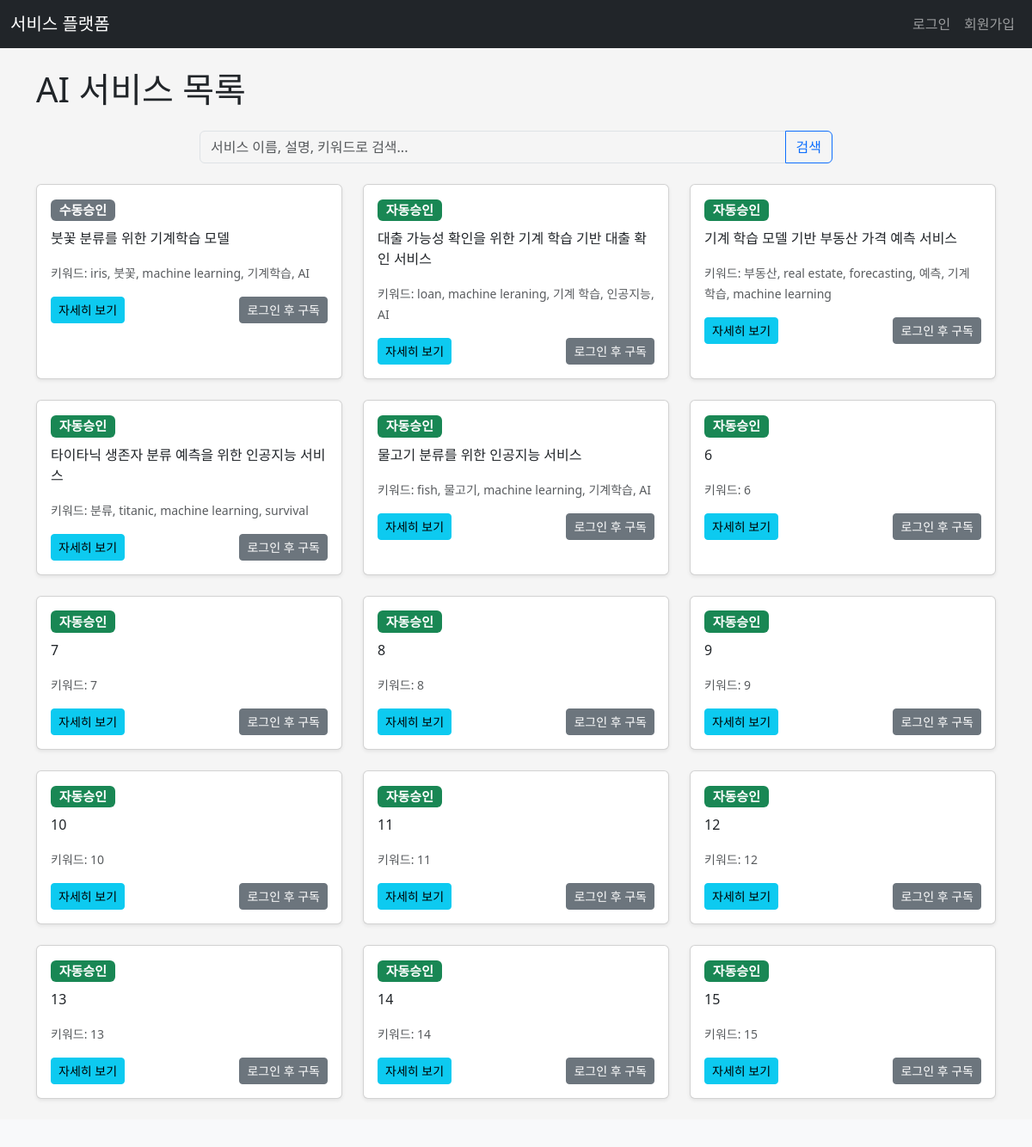
/services, run on the app's committed database.
### apps/dbmodels.py (models this page shows, shortened)
class Service(db.Model):
    __tablename__ = "services"
    id = db.Column(db.Integer, primary_key=True)
    servicename = db.Column(db.String(100), unique=True, nullable=False)
    is_active=db.Column(db.Boolean, default=True)  # 활성화 여부
    is_auto=db.Column(db.Boolean, default=True)  # 자동승인 여부
    price = db.Column(db.Integer, default=0, nullable=False)  # 서비스 단가
    description = db.Column(db.Text, nullable=False)
    keywords = db.Column(db.String(200), nullable=False)
    service_endpoint = db.Column(db.String(255), nullable=True)  # 서비스 엔드포인트 함수, 일단 True
    created_at=db.Column(db.DateTime, default= datetime.now)
    updated_at=db.Column(db.DateTime, default= datetime.now, onupdate=datetime.now)
    subscriptions = db.relationship('Subscription', backref='service', lazy=True, cascade="all, delete-orphan")

### apps/main/views.py (the view)
@main.route('/services') # 추가된 부분 1
def services():
    query = request.args.get('query', '')
    if query:
        search_results = Service.query.filter(
            and_(
                Service.is_active == True,  # Add this line to filter by active services
                or_(
                    Service.servicename.ilike(f'%{query}%'), Service.description.ilike(f'%{query}%'),
                    Service.keywords.ilike(f'%{query}%')
                )
            )
        ).all()
        title = f"'{query}' 검색 결과"
    else:    # When no query, only show active services
        search_results = Service.query.filter_by(is_active=True).all()
        title = "모든 AI 서비스"
    if current_user.is_authenticated:     # 각 서비스별 구독 상태 확인
        user_subscriptions = {sub.service_id: sub.status for sub in current_user.subscriptions}
    else:
        user_subscriptions = {}
    return render_template('main/services.html', services=search_results, query=query, title=title, user_subscriptions=user_subscriptions)

### apps/main/templates/main/services.html (shortened to what this page needs)
{% extends "base.html" %}
{% block content %}
<h1 class="mb-4">AI 서비스 목록</h1>
<div class="row mb-4">
    <div class="col-md-8 offset-md-2">
        <form method="GET" action="{{ url_for('main.services') }}" class="input-group">
            <input type="search" class="form-control" placeholder="서비스 이름, 설명, 키워드로 검색..." aria-label="Search" name="query" value="{{ query }}">
            <button class="btn btn-outline-primary" type="submit">검색</button>
        </form>
    </div>
</div>
{% if services %}
<div class="row">
    {% for service in services %}
    <div class="col-md-4 mb-4">
        <div class="card h-100 shadow-sm">
            <div class="card-body">
                <h5 class="card-title">{{ service.name }}
                    {% if service.is_auto %}
                        <span class="badge bg-success">자동승인</span>
                    {% else %}
                        <span class="badge bg-secondary">수동승인</span>
                    {% endif %}
                </h5>
                <p class="card-text">{{ service.description | truncate(150) }}</p>
                <p class="card-text"><small class="text-muted">키워드: {{ service.keywords }}</small></p>
                <div class="d-flex justify-content-between align-items-center">
                    <a href="{{ url_for('main.service_detail', service_id=service.id) }}" class="btn btn-info btn-sm">자세히 보기</a>
                    {% if current_user.is_authenticated %}
                        {% set status = user_subscriptions.get(service.id) %}
                        {% if status == 'approved' %}
                            <span class="badge bg-success">구독 중</span>
                        {% elif status == 'pending' %}
                            <span class="badge bg-warning text-dark">승인 대기 중</span>
                        {% elif status == 'rejected' %}
                            <span class="badge bg-danger">거부됨</span>
                        {% else %}
                            <a href="{{ url_for('main.service_detail', service_id=service.id) }}" class="btn btn-success btn-sm">구독 신청</a>
                        {% endif %}
                    {% else %}
                        <a href="{{ url_for('auth.login', next=url_for('main.service_detail', service_id=service.id)) }}" class="btn btn-secondary btn-sm">로그인 후 구독</a>
                    {% endif %}
                </div>
            </div>
        </div>
    </div>
    {% endfor %}
</div>
{% else %}
<div class="alert alert-info" role="alert">
    {{ "검색 결과가 없습니다." if query else "아직 등록된 AI 서비스가 없습니다." }}
</div>
{% endif %}
{% endblock %}

### apps/static/css/style.css (style rules this page uses)
body { background-color: #f5f5f5; }
input[type="search"] { background-color: #f5f5f5; }

### data on the page
Service: is_auto "수동승인", description "붓꽃 분류를 위한 기계학습 모델", keywords "iris, 붓꽃, machine learning, 기계학습, AI"
Service: is_auto "자동승인", description "대출 가능성 확인을 위한 기계 학습 기반 대출 확인 서비스", keywords "loan, machine leraning, 기계 학습, 인공지능, AI"
Service: is_auto "자동승인", description "기계 학습 모델 기반 부동산 가격 예측 서비스", keywords "부동산, real estate, forecasting, 예측, 기계 학습, machine learning"
Service: is_auto "자동승인", description "타이타닉 생존자 분류 예측을 위한 인공지능 서비스", keywords "분류, titanic, machine learning, survival"
Service: is_auto "자동승인", description "물고기 분류를 위한 인공지능 서비스", keywords "fish, 물고기, machine learning, 기계학습, AI"
Service: is_auto "자동승인", description "6", keywords "6"
Service: is_auto "자동승인", description "7", keywords "7"
Service: is_auto "자동승인", description "8", keywords "8"
Service: is_auto "자동승인", description "9", keywords "9"
Service: is_auto "자동승인", description "10", keywords "10"
Service: is_auto "자동승인", description "11", keywords "11"
Service: is_auto "자동승인", description "12", keywords "12"
Service: is_auto "자동승인", description "13", keywords "13"
Service: is_auto "자동승인", description "14", keywords "14"
Service: is_auto "자동승인", description "15", keywords "15"
